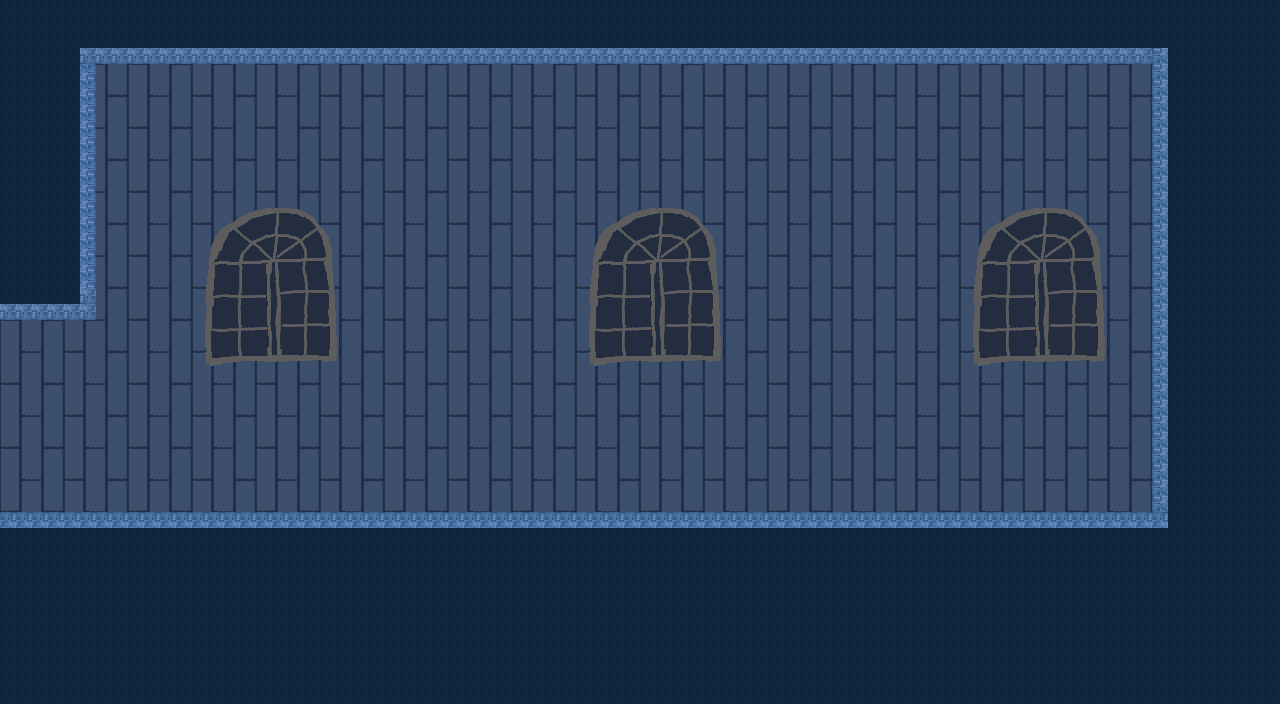

Below is a game level as drawn by its tile map, then a one-line description and the .tmx that defines it (tile-layer data replaced by summaries):
An orthogonal 40x22 tile map with 32x32 px tiles, 4 tile layers (background, background2, platforms, jumpthru) and 5 objects (Event).

<map version="1.0" orientation="orthogonal" renderorder="right-down" width="40" height="22" tilewidth="32" tileheight="32" nextobjectid="31">
 <tileset firstgid="1" name="tileset" tilewidth="32" tileheight="32" tilecount="400" columns="20">
  <image source="tileset_library.png" width="640" height="640" />
 </tileset>
 <layer name="background" width="40" height="22">
  <data>[880 cells, 880 non-empty, 4 distinct tile ids]</data>
 </layer>
 <layer name="background2" width="40" height="22">
  <data>[880 cells, 396 non-empty, 31 distinct tile ids]</data>
 </layer>
 <layer name="platforms" width="40" height="22">
  <data>[880 cells, 111 non-empty, 9 distinct tile ids]</data>
 </layer>
 <layer name="jumpthru" width="40" height="22">
  <data>[880 cells, 0 non-empty, 0 distinct tile ids]</data>
 </layer>
 <objectgroup name="sprites">
  <object id="25" gid="10" x="1120" y="512" width="32" height="32" />
  <object id="29" type="Event" gid="107" x="264" y="304" width="32" height="32">
   <properties>
    <property name="bodyHeight" type="int" value="720" />
    <property name="bodyWidth" type="int" value="62" />
    <property name="eventNum" type="int" value="2" />
   </properties>
  </object>
 </objectgroup>
 <objectgroup name="transitions">
  <object id="26" gid="87" x="-32" y="320" width="32" height="32">
   <properties>
    <property name="side" value="left" />
    <property name="toMap" value="10x9" />
   </properties>
  </object>
  <object id="27" gid="88" x="-32" y="536" width="32" height="32">
   <properties>
    <property name="side" value="left" />
    <property name="toMap" value="10x9" />
   </properties>
  </object>
  <object id="28" gid="89" x="32" y="352" width="32" height="32">
   <properties>
    <property name="fromMap" value="10x9" />
   </properties>
  </object>
 </objectgroup>
</map>